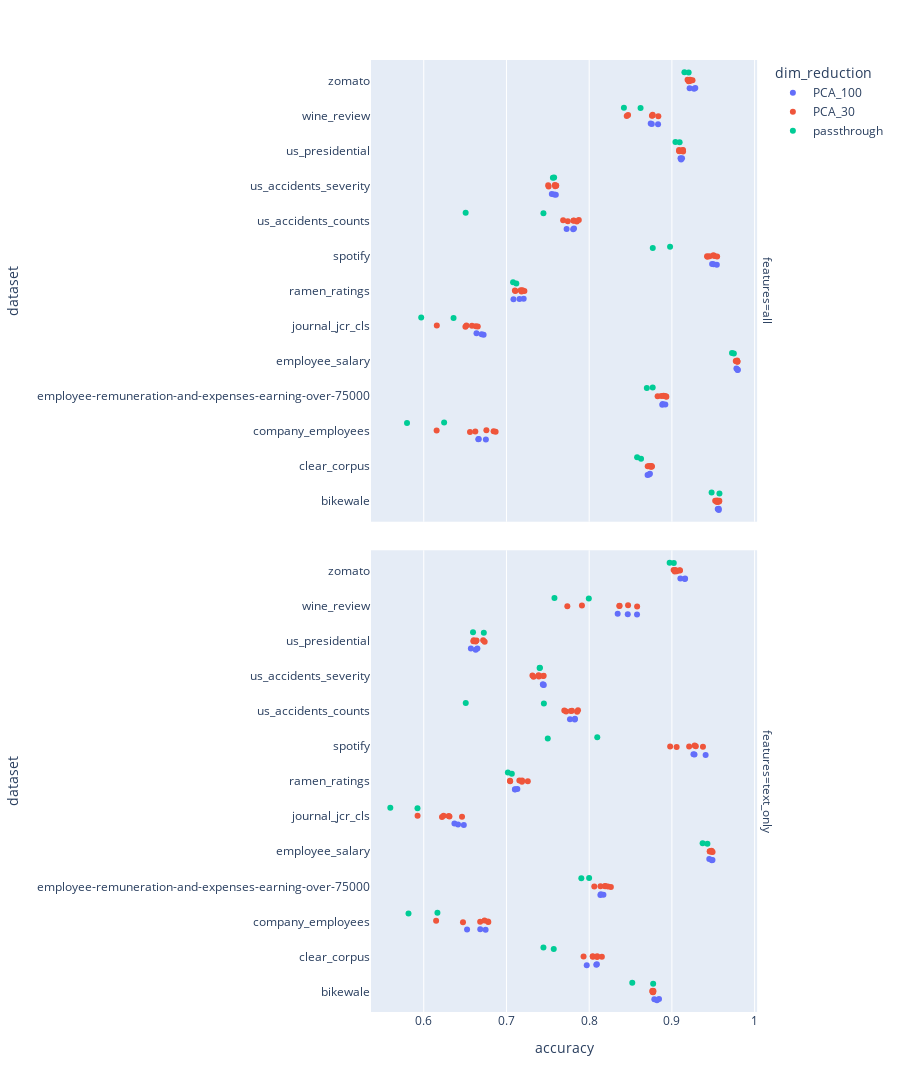

This figure's notebook cell:
### Markdown cell above
# PCA 100

### Code cell
# find datasets where all ~ rest_only for all encoding methods
import pandas as pd
import seaborn as sns
import matplotlib.pyplot as plt
import plotly.express as px
import pandas as pd
import numpy as np


melted_results = pd.concat([pd.read_csv("../results/results_limited_fixed_15_11.csv"),
                            pd.read_csv("../results/results_limited_fixed_15_11_100.csv")])

#TODO clean journal

melted_results["accuracy"] = melted_results["roc_auc"]
#melted_results = pd.read_csv("../results/results_all_n_train_5000.csv")

# restrict to n_train = 2000
melted_results = melted_results[melted_results['n_train'] == 2000]

group_cols = ['dataset', 'model', 'dim_reduction', 'encoding', "features"]
# show counts per group
print(melted_results.groupby(group_cols)['accuracy'].count().reset_index())
# assert all 7
#assert all(melted_results.groupby(group_cols)['accuracy'].count().values == 7)
print((melted_results.groupby(group_cols)['accuracy'].count().values == 7).mean())
melted_results = melted_results.groupby(group_cols)['accuracy'].mean().reset_index()
print(melted_results.shape)

# filter model == gradientboostingclassifier
melted_results = melted_results[melted_results["model"] == "GradientBoostingClassifier"]

px.strip(
    melted_results,
    y = "dataset",
    x = "accuracy",
    facet_row="features",
    color="dim_reduction",
    hover_data = melted_results.columns,
    height=1500,
)

### Figure 1 — Plotly figure (JSON) as saved in the notebook; plotly's stock layout.template omitted (floating-point values rounded to 4 significant figures; data arrays with more than 128 entries replaced by an {"elided": "..."} marker saying what was removed)
{"data": [{"alignmentgroup": "True", "boxpoints": "all", "customdata": {"elided": "39x4 str values"}, "fillcolor": "rgba(255,255,255,0)", "hoveron": "points", "hovertemplate": "dim_reduction=%{customdata[1]}<br>features=%{customdata[3]}<br>accuracy=%{x}<br>dataset=%{y}<br>model=%{customdata[0]}<br>encoding=%{customdata[2]}<extra></extra>", "legendgroup": "PCA_100", "line": {"color": "rgba(255,255,255,0)"}, "marker": {"color": "#636efa"}, "name": "PCA_100", "offsetgroup": "PCA_100", "orientation": "h", "pointpos": 0, "showlegend": true, "type": "box", "x": [0.9567, 0.9554, 0.9567, 0.8724, 0.8706, 0.8734, 0.6751, 0.6665, 0.6659, 0.8889, 0.8921, 0.8884, 0.9794, 0.9797, 0.978, 0.67, 0.6638, 0.6724, 0.7208, 0.7085, 0.7158, 0.9505, 0.9486, 0.9543, 0.7727, 0.7817, 0.7806, 0.7597, 0.7577, 0.7549, 0.9104, 0.9122, 0.9111, 0.8744, 0.8757, 0.8833, 0.9269, 0.9283, 0.9214], "x0": " ", "xaxis": "x2", "y": ["bikewale", "bikewale", "bikewale", "clear_corpus", "clear_corpus", "clear_corpus", "company_employees", "company_employees", "company_employees", "employee-remuneration-and-expenses-earning-over-75000", "employee-remuneration-and-expenses-earning-over-75000", "employee-remuneration-and-expenses-earning-over-75000", "employee_salary", "employee_salary", "employee_salary", "journal_jcr_cls", "journal_jcr_cls", "journal_jcr_cls", "ramen_ratings", "ramen_ratings", "ramen_ratings", "spotify", "spotify", "spotify", "us_accidents_counts", "us_accidents_counts", "us_accidents_counts", "us_accidents_severity", "us_accidents_severity", "us_accidents_severity", "us_presidential", "us_presidential", "us_presidential", "wine_review", "wine_review", "wine_review", "zomato", "zomato", "zomato"], "y0": " ", "yaxis": "y2"}, {"alignmentgroup": "True", "boxpoints": "all", "customdata": {"elided": "39x4 str values"}, "fillcolor": "rgba(255,255,255,0)", "hoveron": "points", "hovertemplate": "dim_reduction=%{customdata[1]}<br>features=%{customdata[3]}<br>accuracy=%{x}<br>dataset=%{y}<br>model=%{customdata[0]}<br>encoding=%{customdata[2]}<extra></extra>", "legendgroup": "PCA_100", "line": {"color": "rgba(255,255,255,0)"}, "marker": {"color": "#636efa"}, "name": "PCA_100", "offsetgroup": "PCA_100", "orientation": "h", "pointpos": 0, "showlegend": false, "type": "box", "x": [0.8819, 0.8844, 0.8787, 0.8093, 0.797, 0.8086, 0.6748, 0.6683, 0.6524, 0.8136, 0.8172, 0.8142, 0.9482, 0.9491, 0.9452, 0.6415, 0.6371, 0.6484, 0.7132, 0.7103, 0.7103, 0.926, 0.9273, 0.9408, 0.7768, 0.7828, 0.7826, 0.7443, 0.744, 0.7451, 0.6628, 0.6649, 0.657, 0.8466, 0.8344, 0.8578, 0.9156, 0.9159, 0.9102], "x0": " ", "xaxis": "x", "y": ["bikewale", "bikewale", "bikewale", "clear_corpus", "clear_corpus", "clear_corpus", "company_employees", "company_employees", "company_employees", "employee-remuneration-and-expenses-earning-over-75000", "employee-remuneration-and-expenses-earning-over-75000", "employee-remuneration-and-expenses-earning-over-75000", "employee_salary", "employee_salary", "employee_salary", "journal_jcr_cls", "journal_jcr_cls", "journal_jcr_cls", "ramen_ratings", "ramen_ratings", "ramen_ratings", "spotify", "spotify", "spotify", "us_accidents_counts", "us_accidents_counts", "us_accidents_counts", "us_accidents_severity", "us_accidents_severity", "us_accidents_severity", "us_presidential", "us_presidential", "us_presidential", "wine_review", "wine_review", "wine_review", "zomato", "zomato", "zomato"], "y0": " ", "yaxis": "y"}, {"alignmentgroup": "True", "boxpoints": "all", "customdata": {"elided": "78x4 str values"}, "fillcolor": "rgba(255,255,255,0)", "hoveron": "points", "hovertemplate": "dim_reduction=%{customdata[1]}<br>features=%{customdata[3]}<br>accuracy=%{x}<br>dataset=%{y}<br>model=%{customdata[0]}<br>encoding=%{customdata[2]}<extra></extra>", "legendgroup": "PCA_30", "line": {"color": "rgba(255,255,255,0)"}, "marker": {"color": "#EF553B"}, "name": "PCA_30", "offsetgroup": "PCA_30", "orientation": "h", "pointpos": 0, "showlegend": true, "type": "box", "x": [0.9523, 0.9553, 0.9571, 0.954, 0.9546, 0.9573, 0.8738, 0.8708, 0.8726, 0.8754, 0.8751, 0.8759, 0.6757, 0.6155, 0.6869, 0.6845, 0.6559, 0.6623, 0.891, 0.8827, 0.8872, 0.89, 0.8933, 0.8928, 0.9793, 0.9772, 0.9789, 0.9788, 0.9791, 0.978, 0.6583, 0.6158, 0.6504, 0.6516, 0.663, 0.6653, 0.7172, 0.7102, 0.7217, 0.7108, 0.7193, 0.7182, 0.9502, 0.9425, 0.943, 0.9514, 0.9457, 0.9547, 0.781, 0.7685, 0.7874, 0.7851, 0.7741, 0.7813, 0.7601, 0.7505, 0.7509, 0.76, 0.7584, 0.7589, 0.9134, 0.9093, 0.9087, 0.9129, 0.9135, 0.9087, 0.8759, 0.8454, 0.847, 0.8767, 0.8766, 0.8836, 0.9218, 0.9202, 0.9222, 0.9219, 0.9249, 0.9189], "x0": " ", "xaxis": "x2", "y": ["bikewale", "bikewale", "bikewale", "bikewale", "bikewale", "bikewale", "clear_corpus", "clear_corpus", "clear_corpus", "clear_corpus", "clear_corpus", "clear_corpus", "company_employees", "company_employees", "company_employees", "company_employees", "company_employees", "company_employees", "employee-remuneration-and-expenses-earning-over-75000", "employee-remuneration-and-expenses-earning-over-75000", "employee-remuneration-and-expenses-earning-over-75000", "employee-remuneration-and-expenses-earning-over-75000", "employee-remuneration-and-expenses-earning-over-75000", "employee-remuneration-and-expenses-earning-over-75000", "employee_salary", "employee_salary", "employee_salary", "employee_salary", "employee_salary", "employee_salary", "journal_jcr_cls", "journal_jcr_cls", "journal_jcr_cls", "journal_jcr_cls", "journal_jcr_cls", "journal_jcr_cls", "ramen_ratings", "ramen_ratings", "ramen_ratings", "ramen_ratings", "ramen_ratings", "ramen_ratings", "spotify", "spotify", "spotify", "spotify", "spotify", "spotify", "us_accidents_counts", "us_accidents_counts", "us_accidents_counts", "us_accidents_counts", "us_accidents_counts", "us_accidents_counts", "us_accidents_severity", "us_accidents_severity", "us_accidents_severity", "us_accidents_severity", "us_accidents_severity", "us_accidents_severity", "us_presidential", "us_presidential", "us_presidential", "us_presidential", "us_presidential", "us_presidential", "wine_review", "wine_review", "wine_review", "wine_review", "wine_review", "wine_review", "zomato", "zomato", "zomato", "zomato", "zomato", "zomato"], "y0": " ", "yaxis": "y2"}, {"alignmentgroup": "True", "boxpoints": "all", "customdata": {"elided": "78x4 str values"}, "fillcolor": "rgba(255,255,255,0)", "hoveron": "points", "hovertemplate": "dim_reduction=%{customdata[1]}<br>features=%{customdata[3]}<br>accuracy=%{x}<br>dataset=%{y}<br>model=%{customdata[0]}<br>encoding=%{customdata[2]}<extra></extra>", "legendgroup": "PCA_30", "line": {"color": "rgba(255,255,255,0)"}, "marker": {"color": "#EF553B"}, "name": "PCA_30", "offsetgroup": "PCA_30", "orientation": "h", "pointpos": 0, "showlegend": false, "type": "box", "x": [0.877, 0.8774, 0.8771, 0.8767, 0.8762, 0.8777, 0.8096, 0.7932, 0.8045, 0.8042, 0.8097, 0.8153, 0.6781, 0.615, 0.6776, 0.6735, 0.6474, 0.6682, 0.8193, 0.8062, 0.8137, 0.8194, 0.8262, 0.8226, 0.9479, 0.9458, 0.9479, 0.9483, 0.9492, 0.9458, 0.6311, 0.5926, 0.6221, 0.624, 0.6301, 0.6463, 0.7156, 0.7042, 0.7189, 0.7045, 0.7258, 0.7187, 0.9275, 0.8979, 0.9057, 0.9289, 0.9208, 0.9376, 0.7778, 0.7699, 0.7854, 0.7865, 0.7721, 0.7792, 0.7443, 0.7314, 0.7327, 0.7391, 0.745, 0.7388, 0.6736, 0.66, 0.6628, 0.6638, 0.6604, 0.6719, 0.847, 0.7736, 0.7912, 0.8365, 0.8366, 0.858, 0.9097, 0.9021, 0.9042, 0.9095, 0.9058, 0.9035], "x0": " ", "xaxis": "x", "y": ["bikewale", "bikewale", "bikewale", "bikewale", "bikewale", "bikewale", "clear_corpus", "clear_corpus", "clear_corpus", "clear_corpus", "clear_corpus", "clear_corpus", "company_employees", "company_employees", "company_employees", "company_employees", "company_employees", "company_employees", "employee-remuneration-and-expenses-earning-over-75000", "employee-remuneration-and-expenses-earning-over-75000", "employee-remuneration-and-expenses-earning-over-75000", "employee-remuneration-and-expenses-earning-over-75000", "employee-remuneration-and-expenses-earning-over-75000", "employee-remuneration-and-expenses-earning-over-75000", "employee_salary", "employee_salary", "employee_salary", "employee_salary", "employee_salary", "employee_salary", "journal_jcr_cls", "journal_jcr_cls", "journal_jcr_cls", "journal_jcr_cls", "journal_jcr_cls", "journal_jcr_cls", "ramen_ratings", "ramen_ratings", "ramen_ratings", "ramen_ratings", "ramen_ratings", "ramen_ratings", "spotify", "spotify", "spotify", "spotify", "spotify", "spotify", "us_accidents_counts", "us_accidents_counts", "us_accidents_counts", "us_accidents_counts", "us_accidents_counts", "us_accidents_counts", "us_accidents_severity", "us_accidents_severity", "us_accidents_severity", "us_accidents_severity", "us_accidents_severity", "us_accidents_severity", "us_presidential", "us_presidential", "us_presidential", "us_presidential", "us_presidential", "us_presidential", "wine_review", "wine_review", "wine_review", "wine_review", "wine_review", "wine_review", "zomato", "zomato", "zomato", "zomato", "zomato", "zomato"], "y0": " ", "yaxis": "y"}, {"alignmentgroup": "True", "boxpoints": "all", "customdata": [["GradientBoostingClassifier", "passthrough", "skrub__minhash_30", "all"], ["GradientBoostingClassifier", "passthrough", "skrub__minhash_30_word_none", "all"], ["GradientBoostingClassifier", "passthrough", "skrub__minhash_30", "all"], ["GradientBoostingClassifier", "passthrough", "skrub__minhash_30_word_none", "all"], ["GradientBoostingClassifier", "passthrough", "skrub__minhash_30", "all"], ["GradientBoostingClassifier", "passthrough", "skrub__minhash_30_word_none", "all"], ["GradientBoostingClassifier", "passthrough", "skrub__minhash_30", "all"], ["GradientBoostingClassifier", "passthrough", "skrub__minhash_30_word_none", "all"], ["GradientBoostingClassifier", "passthrough", "skrub__minhash_30", "all"], ["GradientBoostingClassifier", "passthrough", "skrub__minhash_30_word_none", "all"], ["GradientBoostingClassifier", "passthrough", "skrub__minhash_30", "all"], ["GradientBoostingClassifier", "passthrough", "skrub__minhash_30_word_none", "all"], ["GradientBoostingClassifier", "passthrough", "skrub__minhash_30", "all"], ["GradientBoostingClassifier", "passthrough", "skrub__minhash_30_word_none", "all"], ["GradientBoostingClassifier", "passthrough", "skrub__minhash_30", "all"], ["GradientBoostingClassifier", "passthrough", "skrub__minhash_30_word_none", "all"], ["GradientBoostingClassifier", "passthrough", "skrub__minhash_30", "all"], ["GradientBoostingClassifier", "passthrough", "skrub__minhash_30_word_none", "all"], ["GradientBoostingClassifier", "passthrough", "skrub__minhash_30", "all"], ["GradientBoostingClassifier", "passthrough", "skrub__minhash_30_word_none", "all"], ["GradientBoostingClassifier", "passthrough", "skrub__minhash_30", "all"], ["GradientBoostingClassifier", "passthrough", "skrub__minhash_30_word_none", "all"], ["GradientBoostingClassifier", "passthrough", "skrub__minhash_30", "all"], ["GradientBoostingClassifier", "passthrough", "skrub__minhash_30_word_none", "all"], ["GradientBoostingClassifier", "passthrough", "skrub__minhash_30", "all"], ["GradientBoostingClassifier", "passthrough", "skrub__minhash_30_word_none", "all"]], "fillcolor": "rgba(255,255,255,0)", "hoveron": "points", "hovertemplate": "dim_reduction=%{customdata[1]}<br>features=%{customdata[3]}<br>accuracy=%{x}<br>dataset=%{y}<br>model=%{customdata[0]}<br>encoding=%{customdata[2]}<extra></extra>", "legendgroup": "passthrough", "line": {"color": "rgba(255,255,255,0)"}, "marker": {"color": "#00cc96"}, "name": "passthrough", "offsetgroup": "passthrough", "orientation": "h", "pointpos": 0, "showlegend": true, "type": "box", "x": [0.9575, 0.948, 0.8627, 0.8579, 0.6246, 0.5798, 0.8697, 0.8768, 0.9727, 0.9749, 0.636, 0.5969, 0.708, 0.7119, 0.8978, 0.8769, 0.7447, 0.6507, 0.7576, 0.7561, 0.9093, 0.9043, 0.8621, 0.842, 0.9203, 0.9152], "x0": " ", "xaxis": "x2", "y": ["bikewale", "bikewale", "clear_corpus", "clear_corpus", "company_employees", "company_employees", "employee-remuneration-and-expenses-earning-over-75000", "employee-remuneration-and-expenses-earning-over-75000", "employee_salary", "employee_salary", "journal_jcr_cls", "journal_jcr_cls", "ramen_ratings", "ramen_ratings", "spotify", "spotify", "us_accidents_counts", "us_accidents_counts", "us_accidents_severity", "us_accidents_severity", "us_presidential", "us_presidential", "wine_review", "wine_review", "zomato", "zomato"], "y0": " ", "yaxis": "y2"}, {"alignmentgroup": "True", "boxpoints": "all", "customdata": [["GradientBoostingClassifier", "passthrough", "skrub__minhash_30", "text_only"], ["GradientBoostingClassifier", "passthrough", "skrub__minhash_30_word_none", "text_only"], ["GradientBoostingClassifier", "passthrough", "skrub__minhash_30", "text_only"], ["GradientBoostingClassifier", "passthrough", "skrub__minhash_30_word_none", "text_only"], ["GradientBoostingClassifier", "passthrough", "skrub__minhash_30", "text_only"], ["GradientBoostingClassifier", "passthrough", "skrub__minhash_30_word_none", "text_only"], ["GradientBoostingClassifier", "passthrough", "skrub__minhash_30", "text_only"], ["GradientBoostingClassifier", "passthrough", "skrub__minhash_30_word_none", "text_only"], ["GradientBoostingClassifier", "passthrough", "skrub__minhash_30", "text_only"], ["GradientBoostingClassifier", "passthrough", "skrub__minhash_30_word_none", "text_only"], ["GradientBoostingClassifier", "passthrough", "skrub__minhash_30", "text_only"], ["GradientBoostingClassifier", "passthrough", "skrub__minhash_30_word_none", "text_only"], ["GradientBoostingClassifier", "passthrough", "skrub__minhash_30", "text_only"], ["GradientBoostingClassifier", "passthrough", "skrub__minhash_30_word_none", "text_only"], ["GradientBoostingClassifier", "passthrough", "skrub__minhash_30", "text_only"], ["GradientBoostingClassifier", "passthrough", "skrub__minhash_30_word_none", "text_only"], ["GradientBoostingClassifier", "passthrough", "skrub__minhash_30", "text_only"], ["GradientBoostingClassifier", "passthrough", "skrub__minhash_30_word_none", "text_only"], ["GradientBoostingClassifier", "passthrough", "skrub__minhash_30", "text_only"], ["GradientBoostingClassifier", "passthrough", "skrub__minhash_30_word_none", "text_only"], ["GradientBoostingClassifier", "passthrough", "skrub__minhash_30", "text_only"], ["GradientBoostingClassifier", "passthrough", "skrub__minhash_30_word_none", "text_only"], ["GradientBoostingClassifier", "passthrough", "skrub__minhash_30", "text_only"], ["GradientBoostingClassifier", "passthrough", "skrub__minhash_30_word_none", "text_only"], ["GradientBoostingClassifier", "passthrough", "skrub__minhash_30", "text_only"], ["GradientBoostingClassifier", "passthrough", "skrub__minhash_30_word_none", "text_only"]], "fillcolor": "rgba(255,255,255,0)", "hoveron": "points", "hovertemplate": "dim_reduction=%{customdata[1]}<br>features=%{customdata[3]}<br>accuracy=%{x}<br>dataset=%{y}<br>model=%{customdata[0]}<br>encoding=%{customdata[2]}<extra></extra>", "legendgroup": "passthrough", "line": {"color": "rgba(255,255,255,0)"}, "marker": {"color": "#00cc96"}, "name": "passthrough", "offsetgroup": "passthrough", "orientation": "h", "pointpos": 0, "showlegend": false, "type": "box", "x": [0.8773, 0.8521, 0.7572, 0.7447, 0.6165, 0.5816, 0.7905, 0.7999, 0.9371, 0.943, 0.5924, 0.5596, 0.7017, 0.7065, 0.8098, 0.7499, 0.7452, 0.6508, 0.7401, 0.7404, 0.6726, 0.6596, 0.7996, 0.758, 0.9023, 0.8973], "x0": " ", "xaxis": "x", "y": ["bikewale", "bikewale", "clear_corpus", "clear_corpus", "company_employees", "company_employees", "employee-remuneration-and-expenses-earning-over-75000", "employee-remuneration-and-expenses-earning-over-75000", "employee_salary", "employee_salary", "journal_jcr_cls", "journal_jcr_cls", "ramen_ratings", "ramen_ratings", "spotify", "spotify", "us_accidents_counts", "us_accidents_counts", "us_accidents_severity", "us_accidents_severity", "us_presidential", "us_presidential", "wine_review", "wine_review", "zomato", "zomato"], "y0": " ", "yaxis": "y"}], "layout": {"annotations": [{"font": {}, "showarrow": false, "text": "features=text_only", "textangle": 90, "x": 0.98, "xanchor": "left", "xref": "paper", "y": 0.2425, "yanchor": "middle", "yref": "paper"}, {"font": {}, "showarrow": false, "text": "features=all", "textangle": 90, "x": 0.98, "xanchor": "left", "xref": "paper", "y": 0.7575, "yanchor": "middle", "yref": "paper"}], "boxmode": "group", "height": 1500, "legend": {"title": {"text": "dim_reduction"}, "tracegroupgap": 0}, "margin": {"t": 60}, "xaxis": {"anchor": "y", "domain": [0, 0.98], "title": {"text": "accuracy"}}, "xaxis2": {"anchor": "y2", "domain": [0, 0.98], "matches": "x", "showticklabels": false}, "yaxis": {"anchor": "x", "domain": [0, 0.485], "title": {"text": "dataset"}}, "yaxis2": {"anchor": "x2", "domain": [0.515, 1], "matches": "y", "title": {"text": "dataset"}}}}
